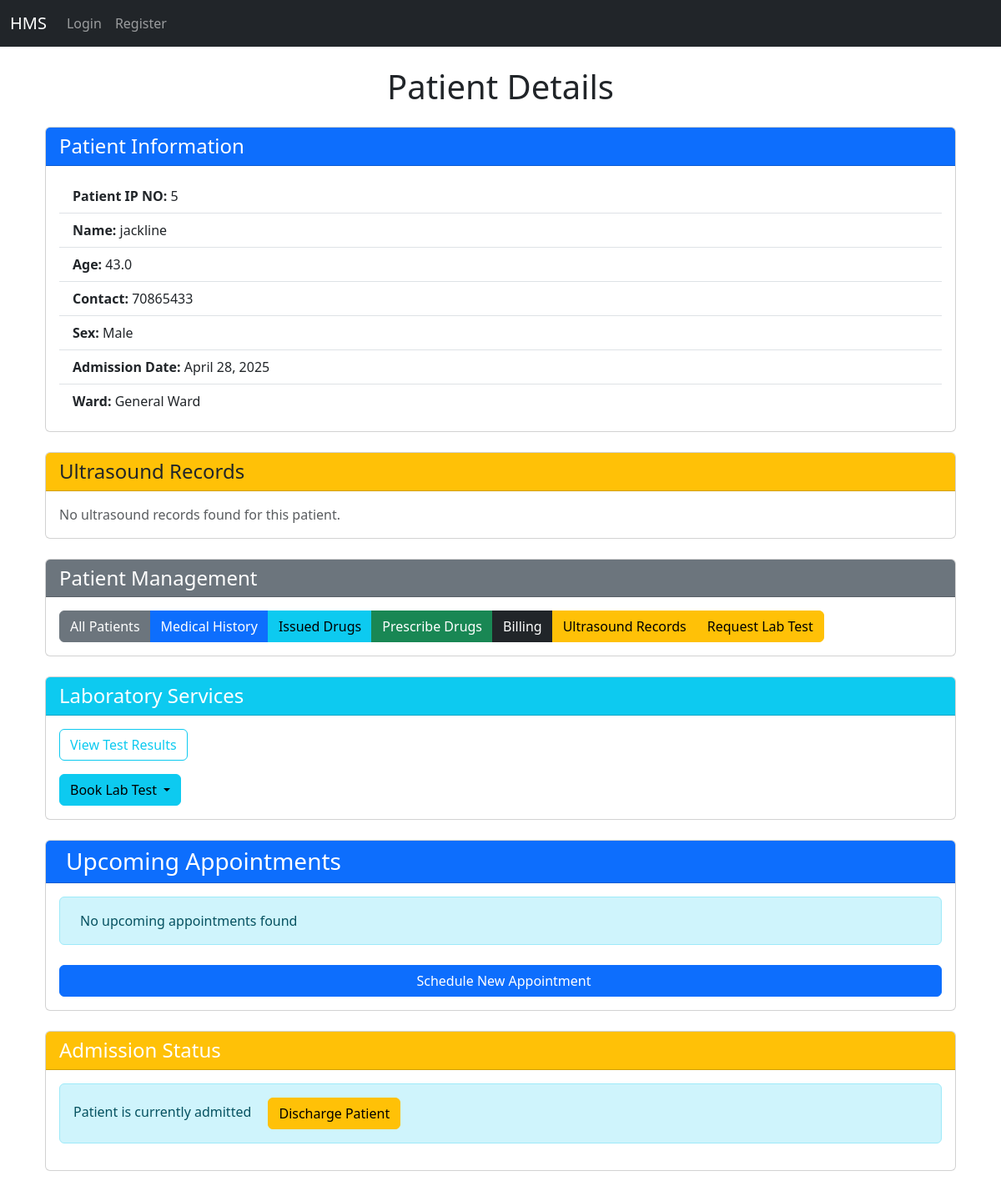
The page /patients/view/5/ on the database as committed earlier.
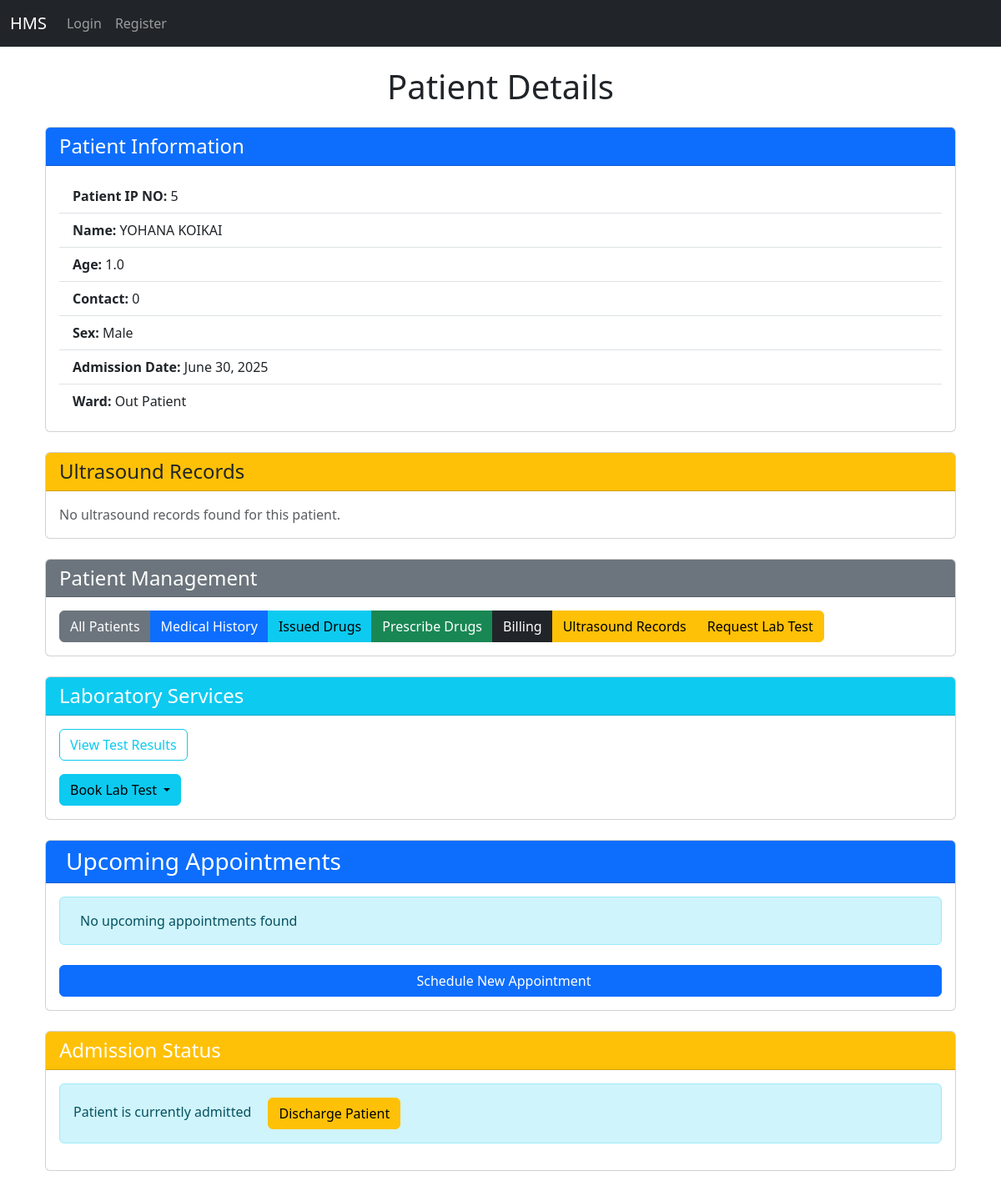
The same page on the database as committed later.
### patients/models.py (models this page shows, shortened)
class Patient_register(models.Model):
    name = models.CharField(max_length=100)
    age = models.DecimalField(max_digits=3, decimal_places=1)
    contact = models.IntegerField(null=True)
    adm_date = models.DateField(auto_now_add=True)
    sex = models.CharField(max_length=10)
    ward = models.CharField(max_length=100, default='OPD')
    prescribed_drug = models.ForeignKey('drugs.Drug', on_delete=models.SET_NULL, null=True, blank=True)
    is_discharged = models.BooleanField(default=False)
    discharge_date = models.DateField(null=True, blank=True)

### patients/views.py (the view)
# urls.py: path('view/<int:id>/', views.pat_view, name='pat_view'),
def pat_view(request, id):
    patient = get_object_or_404(Patient_register, id=id)
    labaratories = Labaratory.objects.all()
    from labaratory.models import LabaratoryTest
    available_tests = LabaratoryTest.objects.all()
    return render(request, 'patients/view.html', {
        'patient': patient,
        'labaratories': labaratories,
        'available_tests': available_tests
    })

### templates/patients/view.html (shortened to what the changed rows need)
{% extends 'base.html' %}
{% block content %}
<div class="container">
    <h1 class="text-center mb-4">Patient Details</h1>
    <div class="card mb-4">
        <div class="card-body">
            <ul class="list-group list-group-flush">
                <li class="list-group-item"><strong>Patient IP NO:</strong> {{ patient.id }}</li>
                <li class="list-group-item"><strong>Name:</strong> {{ patient.name }}</li>
                <li class="list-group-item"><strong>Age:</strong> {{ patient.age }}</li>
                <li class="list-group-item"><strong>Contact:</strong> {{ patient.contact }}</li>
                <li class="list-group-item"><strong>Sex:</strong> {{ patient.sex }}</li>
                <li class="list-group-item"><strong>Admission Date:</strong> {{ patient.adm_date }}</li>
                <li class="list-group-item"><strong>Ward:</strong> {{ patient.ward }}</li>
            </ul>
        </div>
    </div>
</div>
{% endblock %}

Rows that differ between the two databases and show on the page:
changed Patient_register "Male": name "jackline" → "YOHANA KOIKAI"; age "43.0" → "1.0"; contact "70865433" → "0"; adm_date "April 28, 2025" → "June 30, 2025"; ward "General Ward" → "Out Patient"
